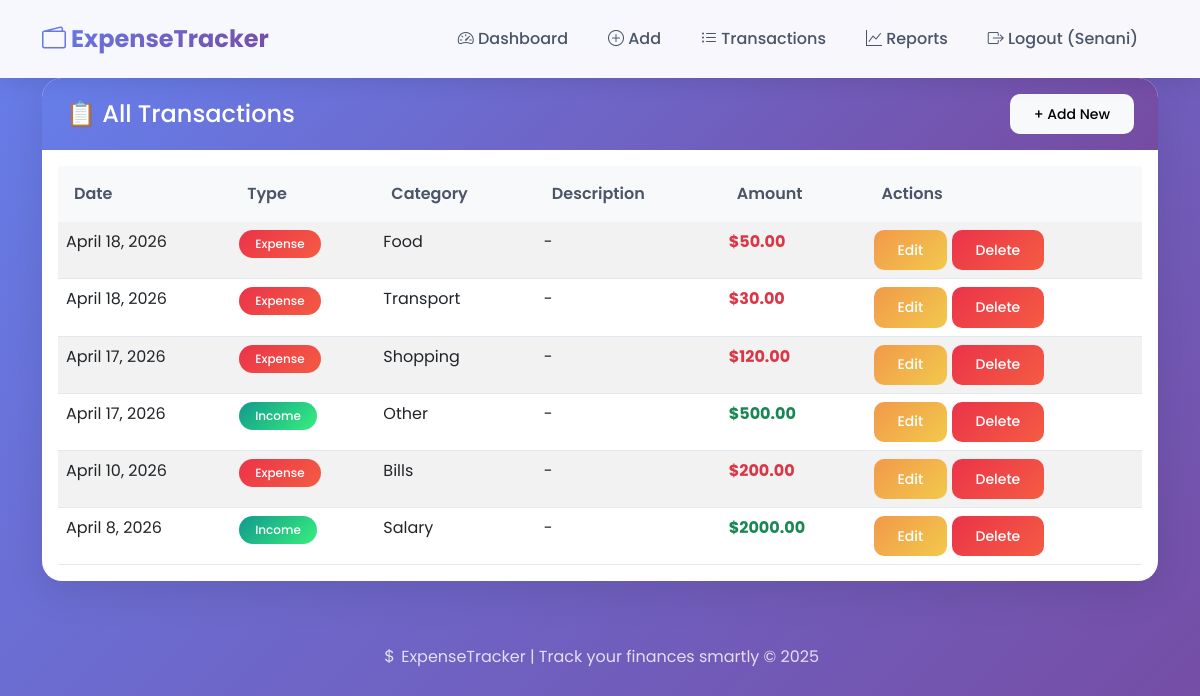
The page /transactions/list/ (signed in) on the database its author committed.
### transactions/models.py (models this page shows, shortened)
class Transaction(models.Model):
    TYPE_CHOICES = [
        ('income', 'Income'),
        ('expense', 'Expense'),
    ]
    user = models.ForeignKey(User, on_delete=models.CASCADE)
    type = models.CharField(max_length=10, choices=TYPE_CHOICES)
    amount = models.DecimalField(max_digits=10, decimal_places=2)
    category = models.ForeignKey(Category, on_delete=models.SET_NULL, null=True)
    description = models.TextField(blank=True)
    date = models.DateField()

class Category(models.Model):
    name = models.CharField(max_length=100)
    def __str__(self):
        return self.name

### transactions/views.py (the view)
# urls.py: path('list/', views.transaction_list, name='transaction_list'),
@login_required
def transaction_list(request):
    transactions = Transaction.objects.filter(user=request.user).order_by('-date')
    return render(request, 'transactions/list.html', {'transactions': transactions})

### transactions/templates/transactions/list.html (shortened to what this page needs)
{% extends 'base.html' %}
{% block content %}
<div class="card">
    <div class="card-header bg-primary text-white d-flex justify-content-between align-items-center">
        <h4 class="mb-0">📋 All Transactions</h4>
        <a href="{% url 'add_transaction' %}" class="btn btn-light btn-sm">+ Add New</a>
    </div>
    <div class="card-body">
        <div class="table-responsive">
            <table class="table table-striped table-hover">
                <thead class="table-dark">
                    <tr>
                        <th>Date</th>
                        <th>Type</th>
                        <th>Category</th>
                        <th>Description</th>
                        <th>Amount</th>
                        <th>Actions</th>
                    </tr>
                </thead>
                <tbody>
                    {% for t in transactions %}
                    <tr>
                        <td>{{ t.date }}</td>
                        <td>
                            {% if t.type == 'income' %}
                                <span class="badge bg-success">Income</span>
                            {% else %}
                                <span class="badge bg-danger">Expense</span>
                            {% endif %}
                        </td>
                        <td>{{ t.category }}</td>
                        <td>{{ t.description|default:"-" }}</td>
                        <td class="{% if t.type == 'income' %}text-success{% else %}text-danger{% endif %} fw-bold">
                            ${{ t.amount }}
                        </td>
                        <td>
                            <a href="{% url 'edit_transaction' t.pk %}" class="btn btn-warning btn-sm">Edit</a>
                            <a href="{% url 'delete_transaction' t.pk %}" class="btn btn-danger btn-sm">Delete</a>
                        </td>
                    </tr>
                    {% empty %}
                    <tr>
                        <td colspan="6" class="text-center">No transactions yet. <a href="{% url 'add_transaction' %}">Add one</a></td>
                    </tr>
                    {% endfor %}
                </tbody>
            </table>
        </div>
    </div>
</div>
{% endblock %}

### templates/base.html (shortened to what this page needs)
<!DOCTYPE html>
<html lang="en">
<head>
    <link href="https://cdn.jsdelivr.net/npm/bootstrap@5.3.0-alpha1/dist/css/bootstrap.min.css" rel="stylesheet">
    <link rel="stylesheet" href="https://cdn.jsdelivr.net/npm/bootstrap-icons@1.11.1/font/bootstrap-icons.css">
    {% load static %}
    <link rel="stylesheet" href="{% static 'css/modern.css' %}">
</head>
<body>
    <nav class="navbar navbar-expand-lg sticky-top">
        <div class="container">
            <a class="navbar-brand" href="{% url 'dashboard' %}">
                <i class="bi bi-wallet2"></i> ExpenseTracker
            </a>
            <div class="collapse navbar-collapse" id="navbarNav">
                <ul class="navbar-nav ms-auto">
                    {% if user.is_authenticated %}
                        <li class="nav-item">
                            <a class="nav-link" href="{% url 'dashboard' %}">
                                <i class="bi bi-speedometer2"></i> Dashboard
                            </a>
                        </li>
                        <li class="nav-item">
                            <a class="nav-link" href="{% url 'add_transaction' %}">
                                <i class="bi bi-plus-circle"></i> Add
                            </a>
                        </li>
                        <li class="nav-item">
                            <a class="nav-link" href="{% url 'transaction_list' %}">
                                <i class="bi bi-list-ul"></i> Transactions
                            </a>
                        </li>
                        <li class="nav-item">
                            <a class="nav-link" href="{% url 'reports' %}">
                                <i class="bi bi-graph-up"></i> Reports
                            </a>
                        </li>
                        <li class="nav-item">
                            <a class="nav-link" href="/accounts/logout/">
                                <i class="bi bi-box-arrow-right"></i> Logout ({{ user.username }})
                            </a>
                        </li>
                    {% endif %}
                </ul>
            </div>
        </div>
    </nav>
    <div class="container">
        {% block content %}
        {% endblock %}
    </div>
    <footer>
        <p><i class="bi bi-currency-dollar"></i> ExpenseTracker | Track your finances smartly © 2025</p>
    </footer>
</body>
</html>

### Static/css/modern.css (style rules this page uses)
* { margin: 0; padding: 0; box-sizing: border-box; }
body { font-family: 'Poppins', sans-serif; background: linear-gradient(135deg, #667eea 0%, #764ba2 100%); min-height: 100vh; background-attachment: fixed; }
.navbar { background: rgba(255, 255, 255, 0.95) !important; backdrop-filter: blur(10px); box-shadow: 0 4px 20px rgba(0, 0, 0, 0.1); padding: 1rem 0; }
.navbar-brand { font-size: 1.5rem; font-weight: 700; background: linear-gradient(135deg, #667eea, #764ba2); -webkit-background-clip: text; background-clip: text; color: transparent !important; }
.nav-link { font-weight: 500; color: #4a5568 !important; transition: all 0.3s ease; margin: 0 0.25rem; border-radius: 8px; padding: 0.5rem 1rem !important; }
.card { border: none; border-radius: 20px; box-shadow: 0 10px 40px rgba(0, 0, 0, 0.1); transition: all 0.3s ease; background: white; overflow: hidden; }
.card-header { background: linear-gradient(135deg, #667eea, #764ba2); color: white; border: none; padding: 1rem 1.5rem; font-weight: 600; }
.table { margin-bottom: 0; }
.table thead th { background: #f8f9fa; color: #4a5568; font-weight: 600; border: none; padding: 1rem; }
.table tbody tr { transition: all 0.3s ease; border-bottom: 1px solid #e2e8f0; }
.btn { border-radius: 10px; padding: 0.6rem 1.5rem; font-weight: 500; transition: all 0.3s ease; border: none; }
.btn-danger { background: linear-gradient(135deg, #eb3349, #f45c43); }
.btn-warning { background: linear-gradient(135deg, #f2994a, #f2c94c); color: white; }
.badge { padding: 0.5rem 1rem; border-radius: 20px; font-weight: 500; }
.bg-success { background: linear-gradient(135deg, #11998e, #38ef7d) !important; }
.bg-danger { background: linear-gradient(135deg, #eb3349, #f45c43) !important; }
.container { background: transparent; }
.card, .stat-card { animation: fadeInUp 0.6s ease-out; }
footer { background: transparent; color: white; text-align: center; padding: 2rem; margin-top: 2rem; }
footer p { opacity: 0.8; }

### rows shown on the page
Transaction: date "April 18, 2026", type "Expense", category "Food", description "-", amount "50.00"
Transaction: date "April 18, 2026", type "Expense", category "Transport", description "-", amount "30.00"
Transaction: date "April 17, 2026", type "Expense", category "Shopping", description "-", amount "120.00"
Transaction: date "April 17, 2026", type "Income", category "Other", description "-", amount "500.00"
Transaction: date "April 10, 2026", type "Expense", category "Bills", description "-", amount "200.00"
Transaction: date "April 8, 2026", type "Income", category "Salary", description "-", amount "2000.00"

### other values the page prints
{{ user.username }} "Senani"
